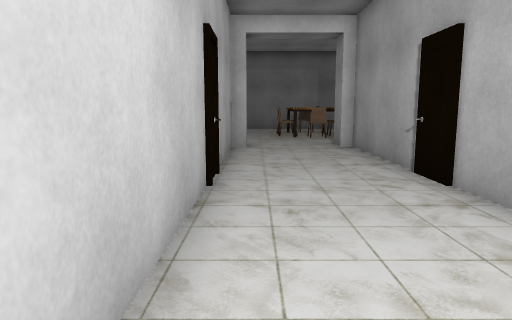
view 1 (above)

16 first-person views from a walk through a Unity game level. The camera is 1.2 m above the floor, tilts 8° down and sees 70° across. The floor is counted in squares, 1 m on a side. Each view is taken from the middle of a square. On the plan, view 1 faces up. The plan holds only what a view shows up to about 15 squares ahead; the rest is blank. The place goes on beyond the plan. The player character is not drawn. Door leaves are left out, so doorways stand open. Some surface patterns are stand-ins.

view 2
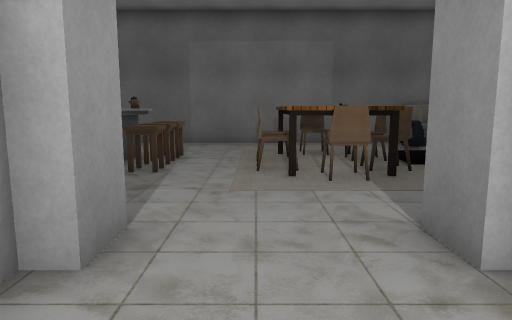

view 3
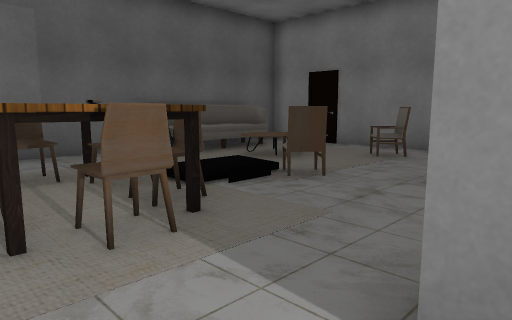

view 4
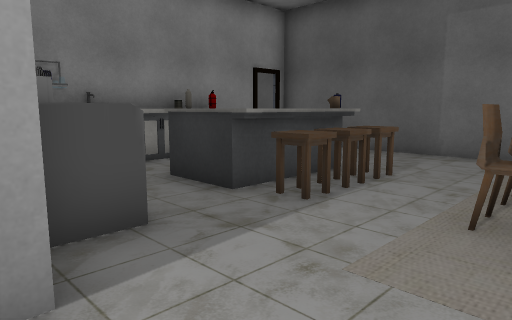

view 5
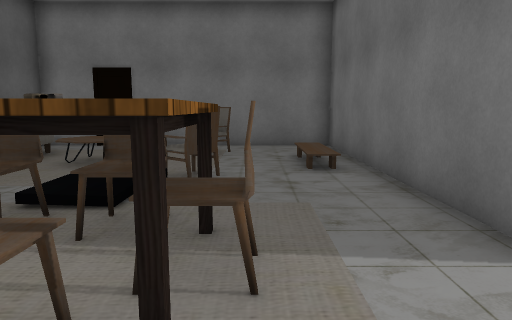

view 6
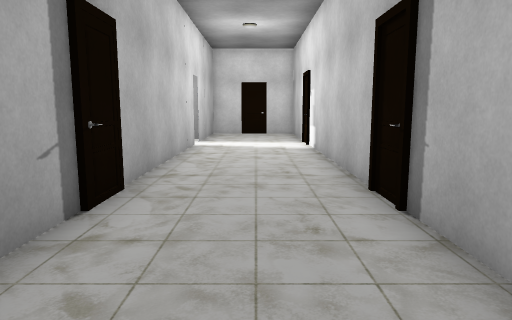

view 7
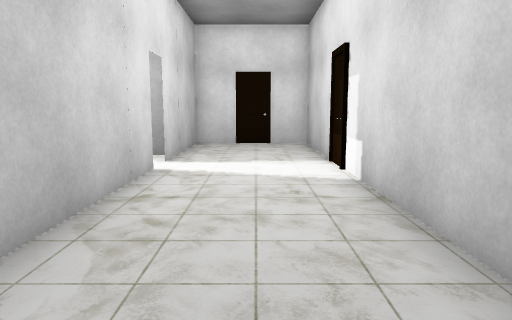

view 8
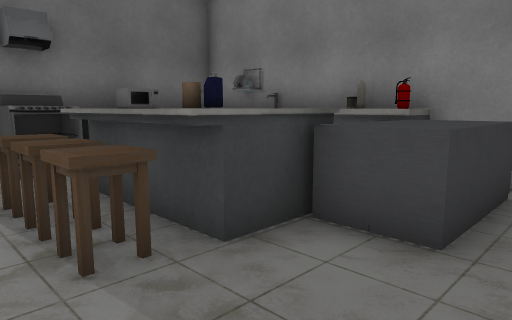

view 9
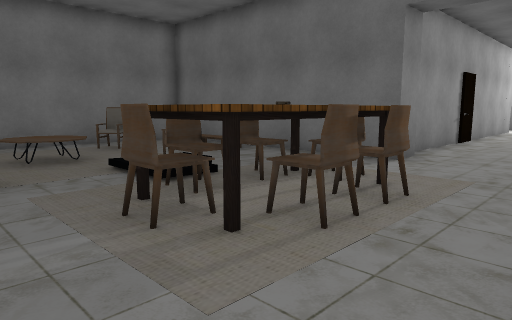

view 10
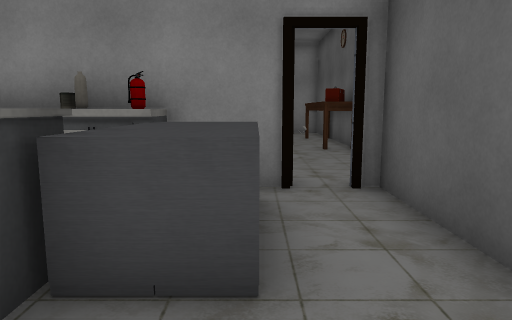

view 11
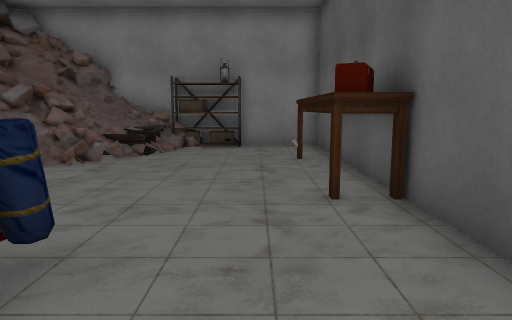

view 12
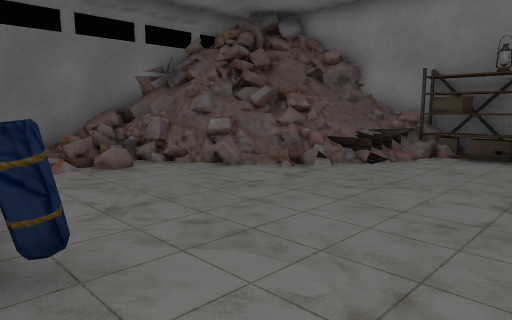

view 13
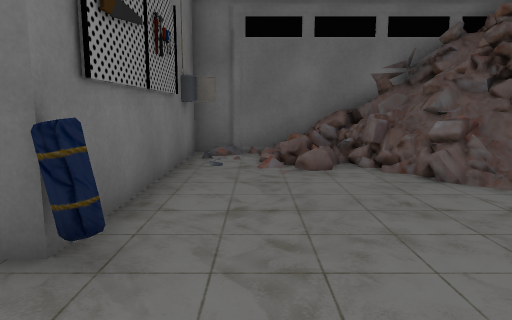

view 14
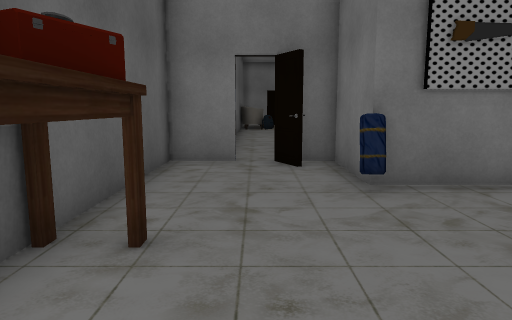

view 15
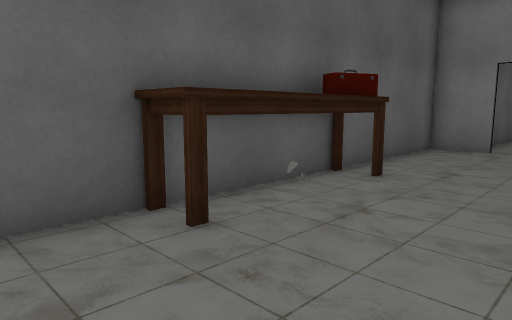

view 16
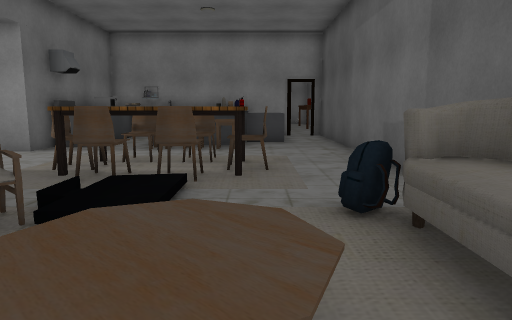

### Floor plan
Key: @ floor where view 1 was taken; # wall or solid block; x gap in a wall; . main floor; : floor 0.25 m higher than the main floor; + floor 0.5 m higher than the main floor; * floor 0.75 m higher than the main floor; % floor 1 m higher than the main floor; & floor 1.5 m higher than the main floor; / step, stairs or slope; D open door; = window, fence, low wall or low ledge; ^ raised ledge; O other object.
Columns run from 19 left of view 1 to 12 right of it. Each row starts with its distance up from view 1.
 23 ####OO########
 22 #..OOOOO....####################
 21 #........................#^^^#.#
 20 O...........#OOOO........=.....#
 19 O.........###OOOO....OO....O...#
 18 #:+.......###O.OOOO.OOOO//.O...#
 17 #%*+:.....# #^   OO.OOOO::...O.#
 16 #=&%//....# #^.OOOO.OOOO.OO..O.#
 15 #=====./..# #  ......OO........#
 14 #^###=x//.# # ^#OO.............#
 13 #^^##=O//## #^^#^O.............#
 12    ########    ####...##########
 11                   #...#
 10                   #...#
  9                   #...#
  8                   #...#
  7                   #...#
  6                   #...#
  5                   #...#
  4                   #...#
  3                   #...#
  2                   #...#
  1                   #...#
  0                   #@..#
 -1                   #...#
 -2                   #...D
 -3                   #...#
 -4                   #...##
 -5                   #...#
 -6                   #...#
 -7                   #####

Positions as (right, up) in squares from view 1, and headings:
1: (0, 0), facing up
2: (1, 9), facing up
3: (1, 12), facing up-right
4: (2, 12), facing up-left
5: (0, 15), facing right
6: (1, 11), facing down
7: (1, 6), facing down
8: (0, 21), facing down-left
9: (-1, 21), facing down-right
10: (-1, 20), facing left
11: (-7, 21), facing left
12: (-9, 22), facing down-left
13: (-11, 22), facing down
14: (-15, 21), facing right
15: (-18, 19), facing up-right
16: (10, 19), facing left
